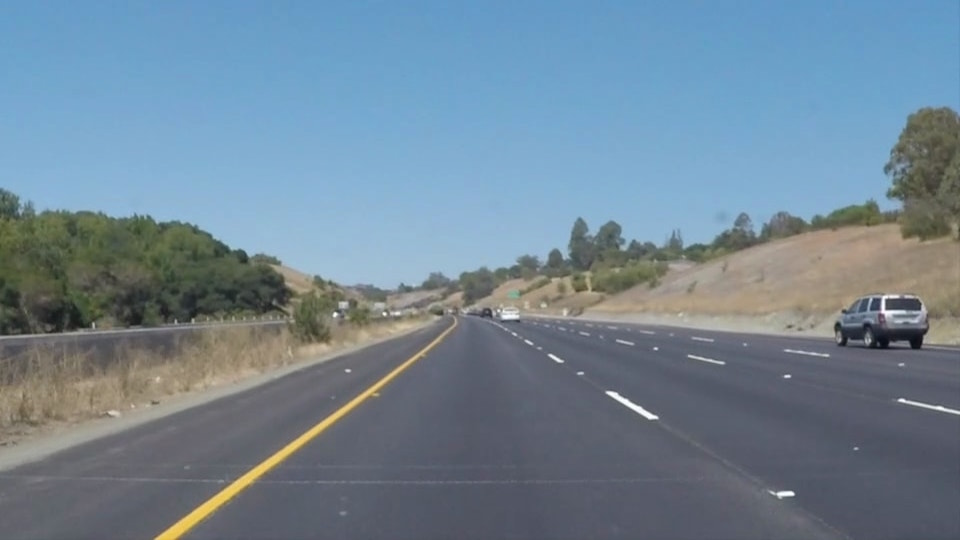
#> input picture opencv_python/rc_vision/images/solidYellowCurve.jpg, 960 x 540 px, given in place of the camera
$ python hough.py
#> lines starting #> are read from the running program, lines starting #| are printed output that depends on the picture; after the words box and inside, x2 and y2 are one past the last pixel; in counts of white or black regions, pixels touching at a corner belong together
import cv2
import numpy as np


def hough_lines_p(img):
    min_line_length = 0
    max_line_gap = 10

    lines = cv2.HoughLinesP(img, 1, np.pi/180, 20, min_line_length, max_line_gap)

    return lines


def canny(img):
    return cv2.Canny(img, 100, 200, L2gradient=True)


def gauss(img, kernel):
    return cv2.GaussianBlur(img, (kernel, kernel), 0)


# [13 lines left out: function draw_lines, not called in this run]


def roi(img):
    mask = np.zeros_like(img)

    pts = np.array([[(835, 330), (375, 330), (0, 720), (1280, 720)]], dtype=np.int32)

    if len(img.shape) > 2:
        channel_count = img.shape[2]
        ignore_mask_color = (255,) * channel_count
    else:
        ignore_mask_color = 255

    cv2.fillPoly(mask, pts, ignore_mask_color)

    masked_image = cv2.bitwise_and(img, mask)

    return masked_image


def process_image(img):
    gray = cv2.cvtColor(img, cv2.COLOR_BGR2GRAY)

    height, width, ch = img.shape

    blur = gauss(gray, 5)

    edges = canny(blur)

    interest = roi(edges)

    lines = hough_lines_p(interest)

    left, right = determine_lanes(lines)

    m, b = determine_slope_intercept(left)

    n, c = determine_slope_intercept(right)

    if check_lanes(m, n):
        p1, p2 = determine_points(m, b, 270, 719)
        p3, p4 = determine_points(n, c, 270, 719)
        x, y = intersecting_lane_point(m, b, n, c)
        vanish_point = draw_vanishing_point(img, x, y)
        processed = draw_lane(vanish_point, p1, p2, p4, p3)
    else:
        print("THROW IMAGE")
        processed = img

    # print((determine_midway(p1, p4, width/2)))

    return processed


def determine_lanes(lines):
    left_lane = []
    right_lane = []

    if lines is None:
        return left_lane, right_lane

    for line in lines:
        for x1, y1, x2, y2 in line:
            if x1 == x2 or y1 == y2:
                continue
            slope = (y2-y1)/(x2-x1)
            intercept = y1 - slope * x1

            if slope < -1:
                left_lane.append([slope, intercept])
            if slope > 1:
                right_lane.append([slope, intercept])

    return left_lane, right_lane


def determine_slope_intercept(lines):
    total_slope = 0
    total_intercept = 0

    for slope, intercept in lines:
        total_slope += slope
        total_intercept += intercept

    if len(lines) > 0:
        avg_slope = total_slope / len(lines)
        avg_intercept = total_intercept / len(lines)
    else:
        avg_slope = 0
        avg_intercept = 0

    return avg_slope, avg_intercept


# [25 lines left out: functions determine_points, draw_lane, determine_midway, not called in this run]


def percent_error(experimental, actual):
    return ((experimental-actual)/actual) * 100


def check_lanes(left_slope, right_slope):
    return check_left_lane(left_slope) and check_right_lane(right_slope)


def check_left_lane(slope):
    return slope < 0


def check_right_lane(slope):
    return slope > 0


# [37 lines left out: functions intersecting_lane_point, draw_vanishing_point, determine_angle_to_vp, length_line, not called in this run]


def radians_to_degree(radians):
    return (radians*180)/np.pi


if __name__ == '__main__':
    vid = cv2.VideoCapture(0)

    while vid.isOpened():
        ret, frame = vid.read()
#> frame is the input picture: shape (540, 960, 3); mean B, G, R 149, 133.4, 113

        p = process_image(frame)
#> in process_image, `gray = cv2.cvtColor(img, cv2.COLOR_BGR2GRAY)`:
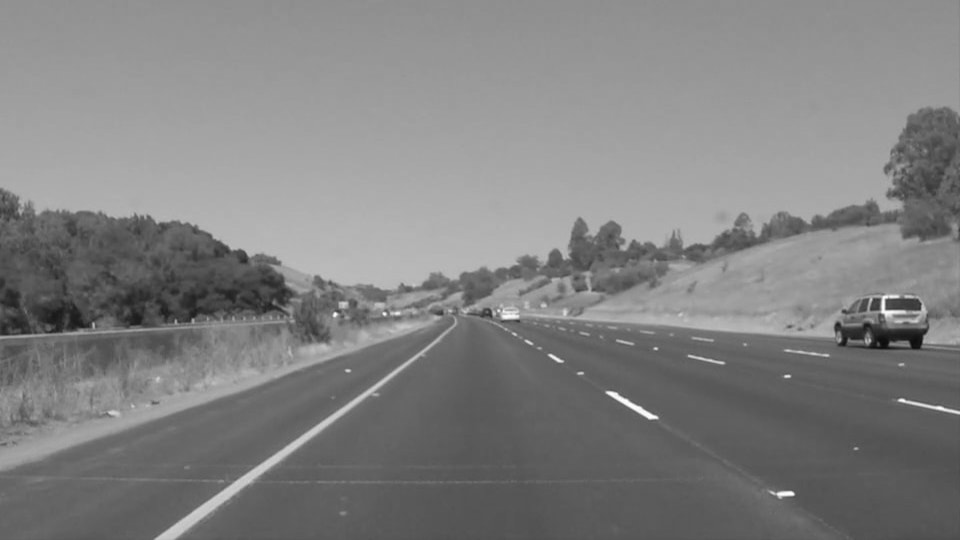
#> gray: shape (540, 960); min 11, max 254, mean 129.1
#> in canny, `return cv2.Canny(img, 100, 200, L2gradient=True)`:
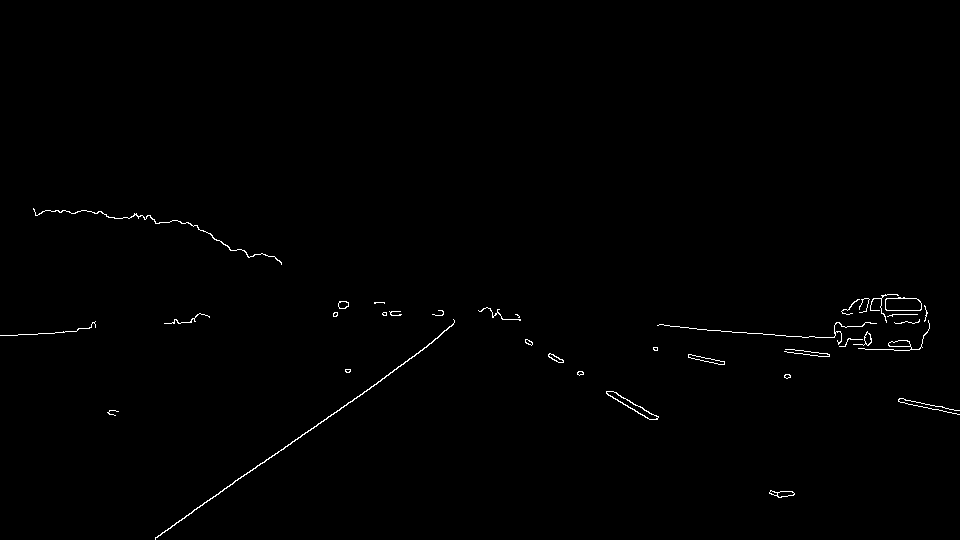
#> returned value: shape (540, 960); 0.53% white in thin lines or dots, all inside (x1, y1, x2, y2) = (0, 208, 960, 540)
#> in roi, `cv2.fillPoly(mask, pts, ignore_mask_color)`:
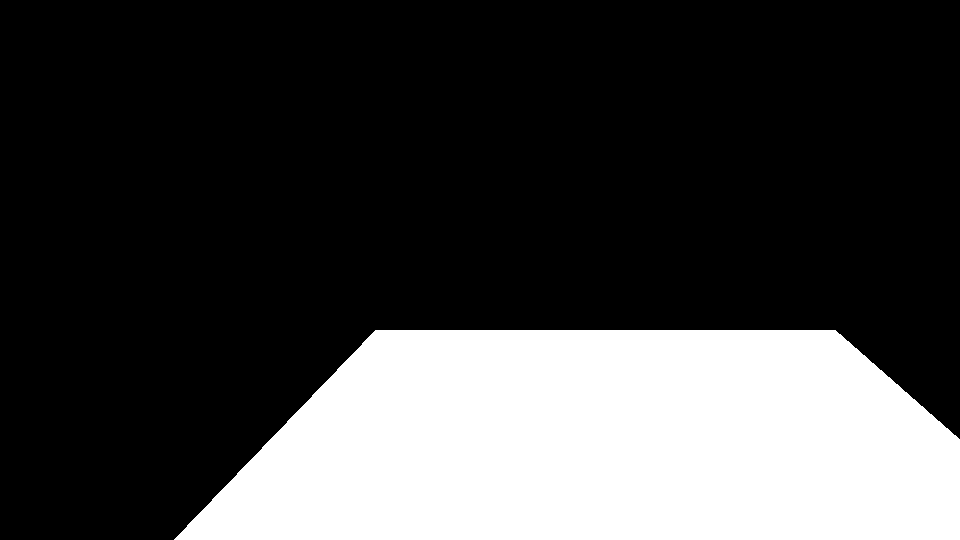
#> mask: shape (540, 960); 26.5% white; 1 white region, box (x1, y1, x2, y2) and area: (174, 330, 960, 540) 137143
#> in roi, `masked_image = cv2.bitwise_and(img, mask)`:
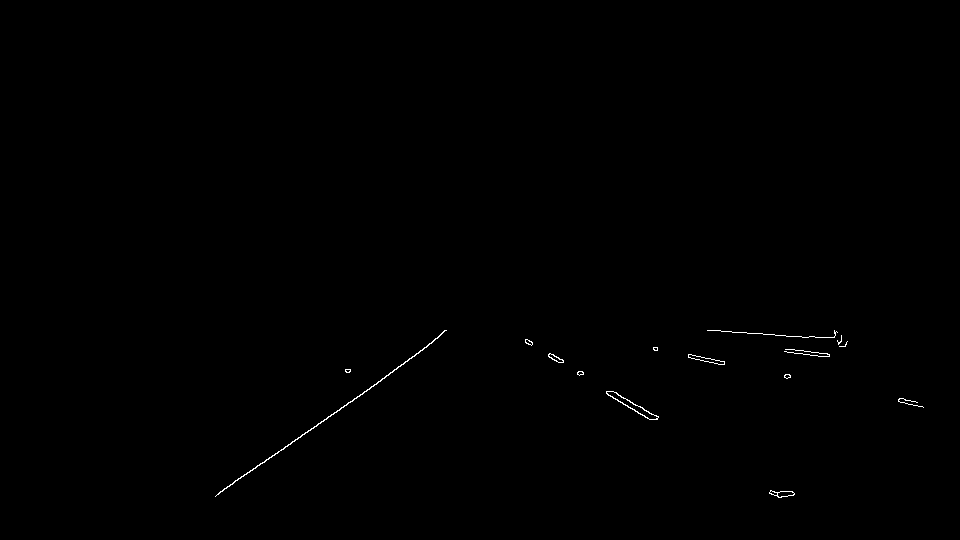
#> masked_image: shape (540, 960); 0.22% white in thin lines or dots, all inside (x1, y1, x2, y2) = (215, 330, 924, 498)
#> in hough_lines_p, `lines = cv2.HoughLinesP(img, 1, np.pi/180, 20, min_line_length, max_li..`: lines = 16 rows, first 6: [388, 374, 424, 348], [268, 459, 330, 415], [606, 393, 650, 419], [707, 330, 731, 331], [552, 354, 563, 361], [909, 404, 923, 407]
#> the loop in determine_lanes, `for line in lines:` made 16 passes
#> line on passes 1 to 12: [[388, 374, 424, 348]], [[268, 459, 330, 415]], [[606, 393, 650, 419]], [[707, 330, 731, 331]], [[552, 354, 563, 361]], [[909, 404, 923, 407]], [[548, 356, 559, 362]], [[369, 388, 386, 376]], [[243, 476, 262, 462]], [[635, 404, 654, 415]], [[763, 334, 774, 334]], [[820, 337, 834, 337]]
#> after the loop in determine_lanes, `for line in lines:`: left_lane = []
#> after the loop in determine_slope_intercept, `for slope, intercept in lines:`: total_intercept = 0

        cv2.imshow('p', p)

        if cv2.waitKey(1) & 0xFF == ord('q'):
#> (key q is pressed here)
            break

    cv2.destroyAllWindows()

$ run again, on opencv_python/rc_vision/images/test.jpg
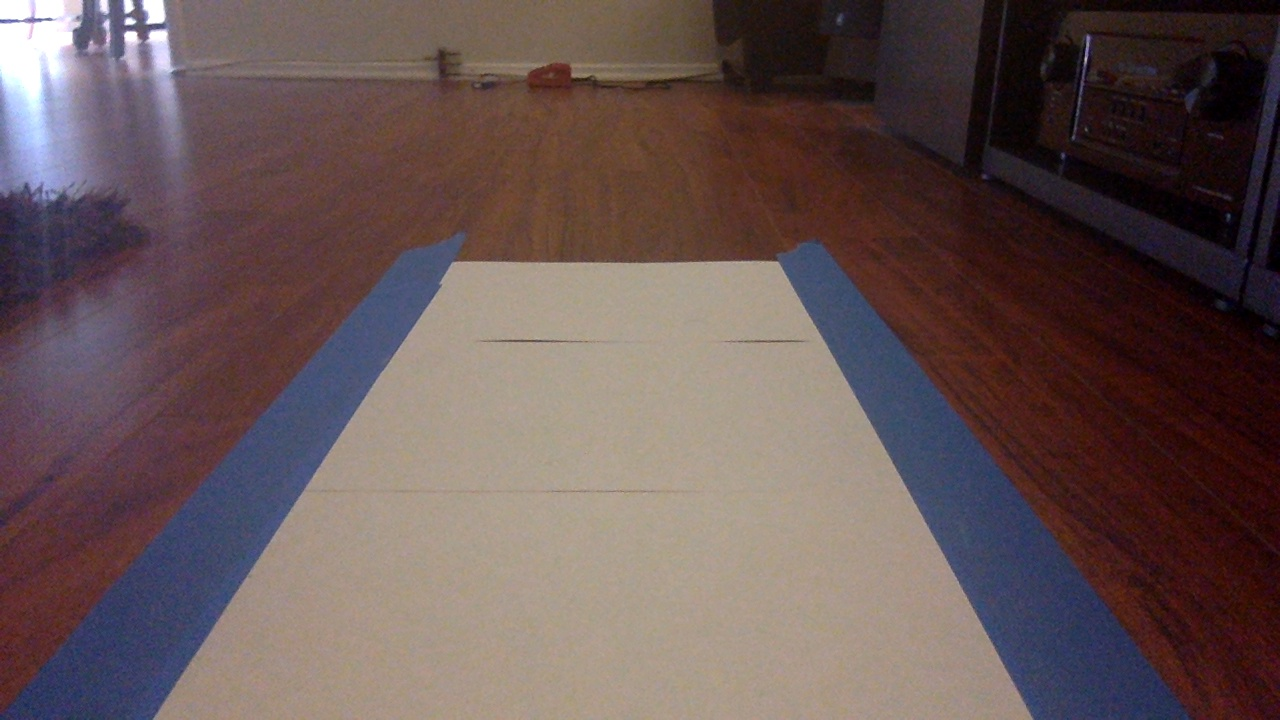
#> input picture opencv_python/rc_vision/images/test.jpg, 1280 x 720 px, given in place of the camera
#> frame is the input picture: shape (720, 1280, 3); mean B, G, R 83.9, 84.5, 102.7
#> in canny, `return cv2.Canny(img, 100, 200, L2gradient=True)`:
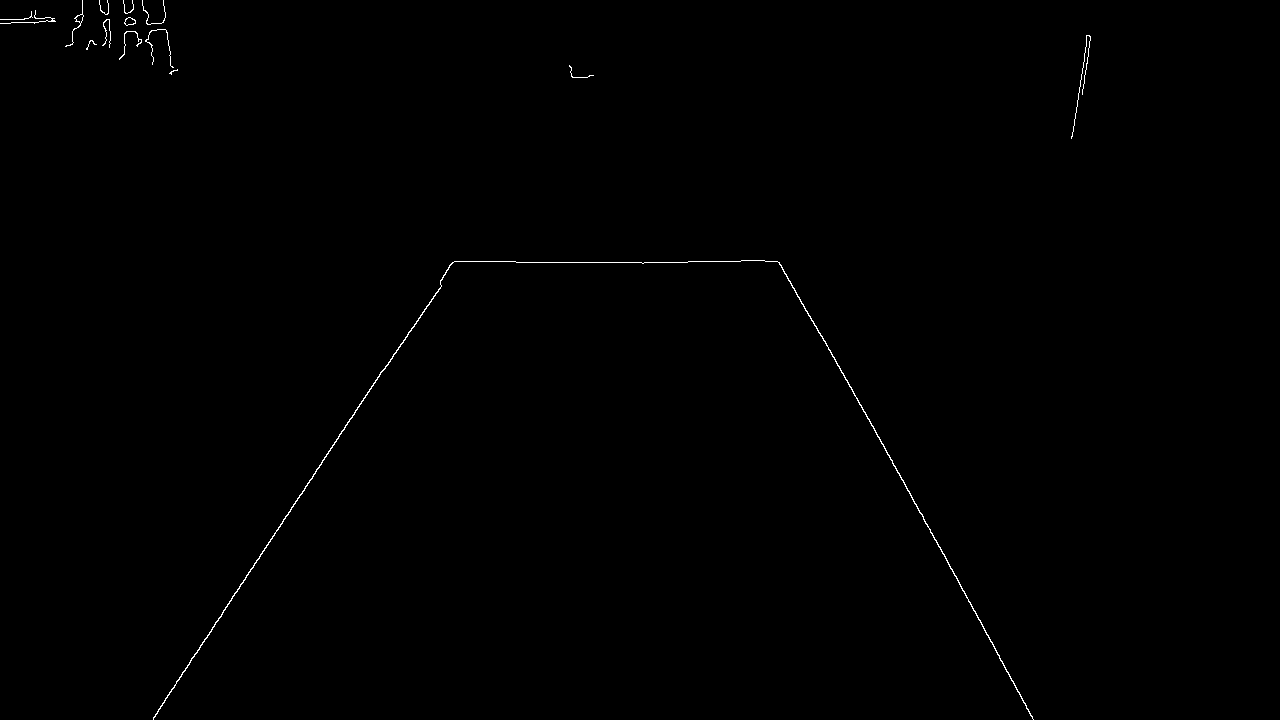
#> returned value: shape (720, 1280); 0.29% white in thin lines or dots, all inside (x1, y1, x2, y2) = (0, 0, 1091, 720)
#> mask: shape (720, 1280); 36.8% white; 1 white region, box (x1, y1, x2, y2) and area: (0, 330, 1280, 720) 339523
#> masked_image: shape (720, 1280); 0.14% white in thin lines or dots, all inside (x1, y1, x2, y2) = (153, 330, 1034, 720)
#> in hough_lines_p, `lines = cv2.HoughLinesP(img, 1, np.pi/180, 20, min_line_length, max_li..`: lines = 17 rows, first 6: [956, 578, 997, 652], [216, 622, 258, 558], [287, 514, 316, 471], [344, 427, 380, 374], [156, 713, 206, 637], [839, 368, 876, 432]
#> the loop in determine_lanes, `for line in lines:` made 17 passes
#> after the loop in determine_lanes, `for line in lines:`: left_lane = [[-1.52, 951.1], [-1.48, 939.6], [-1.47, 933.4], [-1.52, 950.1], [-1.46, 930.4], [-1.54, 955.8], [-1.38, 905.2], [-1.5, 944], [-1.6, 967]]; right_lane = [[1.8, -1147.5], [1.73, -1083.2], [1.76, -1102.9], [1.83, -1174.7], [1.67, -1027], [1.75, -1098.2], [1.8, -1144.4], [1.75, -1088.8]]
#> left has the same summary as left_lane in determine_lanes; right has the same summary as right_lane in determine_lanes
#> the loop in determine_slope_intercept, `for slope, intercept in lines:` made 9 passes
#> (slope, intercept, total_slope, total_intercept) on passes 1 to 8: (-1.52, 951.1, -1.52, 951.1), (-1.48, 939.6, -3.01, 1890.7), (-1.47, 933.4, -4.48, 2824.1), (-1.52, 950.1, -6, 3774.3), (-1.46, 930.4, -7.46, 4704.6), (-1.54, 955.8, -9, 5660.5), (-1.38, 905.2, -10.39, 6565.6), (-1.5, 944, -11.89, 7509.6)
#> after the loop in determine_slope_intercept, `for slope, intercept in lines:`: total_intercept = 8476.6; total_slope = -13.49
#> avg_slope = -1.5
#> avg_intercept = 941.8
#> m = -1.5; b = 941.8
#> the loop in determine_slope_intercept (call 2), `for slope, intercept in lines:` made 8 passes
#> (slope, intercept, total_slope, total_intercept) on passes 1 to 8: (1.8, -1147.5, 1.8, -1147.5), (1.73, -1083.2, 3.53, -2230.7), (1.76, -1102.9, 5.3, -3333.6), (1.83, -1174.7, 7.13, -4508.2), (1.67, -1027, 8.8, -5535.2), (1.75, -1098.2, 10.55, -6633.5), (1.8, -1144.4, 12.35, -7777.9), (1.75, -1088.8, 14.1, -8866.6)
#> n = 1.76; c = -1108.3
#> x1 = 448.4
#> x2 = 148.7
#> p1 = (448, 270); p2 = (148, 719)
#> p3 = (782, 270); p4 = (1037, 719)
#> in intersecting_lane_point, `x = (right_intercept - left_intercept)/(left_slope - right_slope)`: x = 628.8
#> in intersecting_lane_point, `y = (right_slope * x) + right_intercept`: y = -0.366
#> in process_image, `x, y = intersecting_lane_point(m, b, n, c)`: x = 628; y = 0
#> in draw_lane, `cv2.line(dest, right_p1, right_p2, thickness=5, color=(0, 0, 255))`:
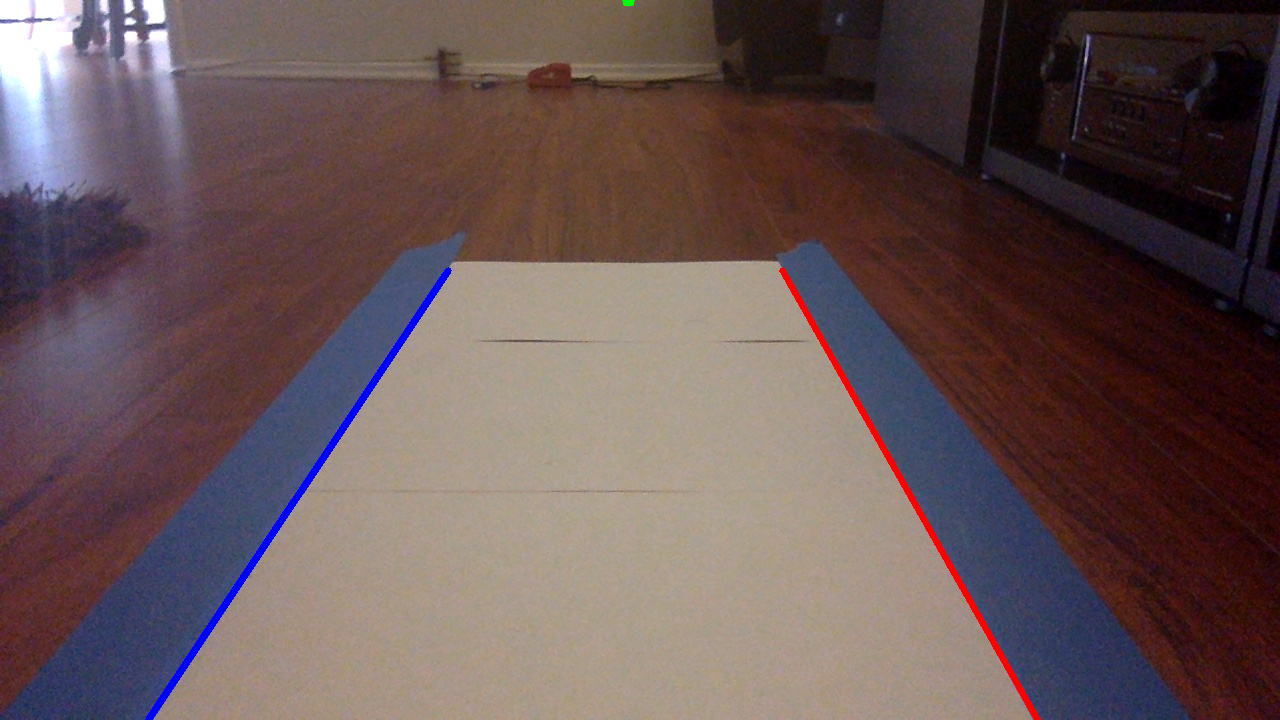
#> dest: shape (720, 1280, 3); mean B, G, R 84, 83.7, 102.8
